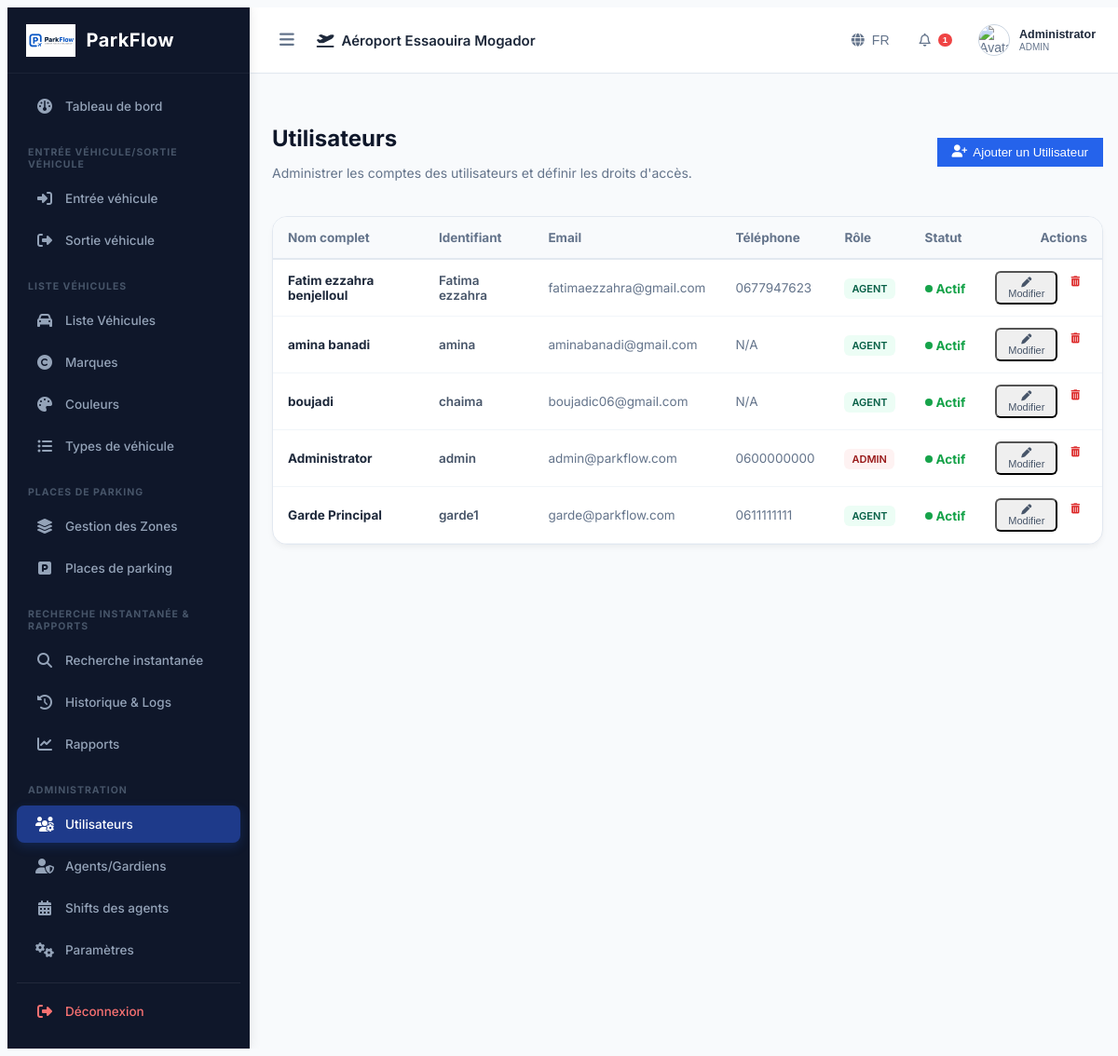
The app's page /users (signed in) with its own data.
### tables this page shows
CREATE TABLE settings (

    id INTEGER PRIMARY KEY AUTOINCREMENT,

    company_name TEXT,

    airport_name TEXT,

    airport_code TEXT,

    address TEXT,

    phone TEXT,

    email TEXT,

    logo TEXT,

    currency TEXT DEFAULT 'MAD'
, stripe_publishable_key TEXT DEFAULT 'pk_test_placeholder', stripe_secret_key TEXT DEFAULT 'sk_test_placeholder', enable_stripe INTEGER DEFAULT 0);

CREATE TABLE users (
    id INTEGER PRIMARY KEY AUTOINCREMENT,
    fullname TEXT NOT NULL,
    username TEXT NOT NULL UNIQUE,
    email TEXT UNIQUE,
    password TEXT NOT NULL,
    phone TEXT,
    role TEXT NOT NULL CHECK(role IN ('ADMIN','AGENT','RESPONSABLE')),
    status TEXT NOT NULL DEFAULT 'ACTIVE'
        CHECK(status IN ('ACTIVE','INACTIVE')),
    photo TEXT DEFAULT 'default_avatar.png',
    created_at DATETIME DEFAULT CURRENT_TIMESTAMP
);

### app.py (the view, shortened to what this page needs)
@app.route("/users", methods=["GET", "POST"])
def users_list():
    if "user" not in session:
        return redirect(url_for("login"))
    conn = get_db_connection()
    cursor = conn.cursor()
    cursor.execute("SELECT * FROM users ORDER BY created_at DESC")
    users = cursor.fetchall()
    conn.close()
    return render_template("users/users.html", username=session["user"], users=users)

### templates/users/users.html (shortened to what this page needs)
{% extends "layout.html" %}
{% block content %}
<div class="dashboard-header" style="margin-bottom: 24px; display: flex; justify-content: space-between; align-items: center;">
    <div>
        <h1 style="font-size: 24px; font-weight: 700; color: #0f172a; margin-bottom: 4px;">{{ t('users') }}</h1>
        <p style="font-size: 14px; color: #64748b;">Administrer les comptes des utilisateurs et définir les droits d'accès.</p>
    </div>
    <button onclick="openAddUserModal()" class="tab-btn" style="background-color: #2563eb; color: white; border: none; padding: 8px 16px; display: flex; align-items: center; gap: 6px;">
        <i class="fa-solid fa-user-plus"></i> Ajouter un Utilisateur
    </button>
</div>
<div class="panel-card" style="padding: 0; overflow: hidden;">
    <div style="overflow-x: auto;">
        <table style="width: 100%; border-collapse: collapse; font-size: 13.5px; text-align: left;">
            <thead>
                <tr style="background: #f8fafc; border-bottom: 2px solid #e2e8f0; color: #64748b;">
                    <th style="padding: 14px 16px;">Nom complet</th>
                    <th style="padding: 14px 16px;">Identifiant</th>
                    <th style="padding: 14px 16px;">Email</th>
                    <th style="padding: 14px 16px;">Téléphone</th>
                    <th style="padding: 14px 16px;">Rôle</th>
                    <th style="padding: 14px 16px;">Statut</th>
                    <th style="padding: 14px 16px; text-align: right;">Actions</th>
                </tr>
            </thead>
            <tbody>
                {% for u in users %}
                <tr style="border-bottom: 1px solid #f1f5f9;">
                    <td style="padding: 12px 16px;">
                        <span style="font-weight: 700; color: #1e293b;">{{ u.fullname }}</span>
                    </td>
                    <td style="padding: 12px 16px; font-weight: 600; color: #475569;">{{ u.username }}</td>
                    <td style="padding: 12px 16px; color: #64748b;">{{ u.email or 'N/A' }}</td>
                    <td style="padding: 12px 16px; color: #64748b;">{{ u.phone or 'N/A' }}</td>
                    <td style="padding: 12px 16px;">
                        {% if u.role == 'ADMIN' %}
                        <span class="badge-status badge-danger" style="font-size: 11px;">ADMIN</span>
                        {% elif u.role == 'RESPONSABLE' %}
                        <span class="badge-status badge-info" style="font-size: 11px;">MANAGER</span>
                        {% else %}
                        <span class="badge-status badge-success" style="font-size: 11px;">AGENT</span>
                        {% endif %}
                    </td>
                    <td style="padding: 12px 16px;">
                        {% if u.status == 'ACTIVE' %}
                        <span style="color: #16a34a; font-weight: 700; display: inline-flex; align-items: center; gap: 4px;">
                            <span style="width: 8px; height: 8px; background: #16a34a; border-radius: 50%;"></span> Actif
                        </span>
                        {% else %}
                        <span style="color: #94a3b8; font-weight: 700; display: inline-flex; align-items: center; gap: 4px;">
                            <span style="width: 8px; height: 8px; background: #94a3b8; border-radius: 50%;"></span> Désactivé
                        </span>
                        {% endif %}
                    </td>
                    <td style="padding: 12px 16px; text-align: right;">
                        <div class="user-table-actions">
                            <button onclick="openEditUserModal('{{ u.id }}', '{{ u.fullname }}', '{{ u.username }}', '{{ u.email }}', '{{ u.phone }}', '{{ u.role }}', '{{ u.status }}')"
                                    class="tab-btn"
                                    style="padding: 4px 8px; font-size: 11px; border-radius: 6px; color: #475569;">
                                <i class="fa-solid fa-pen"></i> Modifier
                            </button>
                            <a href="/users/delete/{{ u.id }}"
                               class="tab-btn"
                               style="padding: 4px 8px; font-size: 11px; border-radius: 6px; border-color: #fecaca; color: #dc2626; text-decoration: none;"
                               onclick="return confirm('Désactiver cet utilisateur ?')">
                                <i class="fa-solid fa-trash-can"></i>
                            </a>
                        </div>
                    </td>
                </tr>
                {% endfor %}
            </tbody>
        </table>
    </div>
</div>
{% endblock %}

### templates/layout.html (shortened to what this page needs)
<!DOCTYPE html>
<html lang="{{ current_lang }}" dir="{{ 'rtl' if current_lang == 'ar' else 'ltr' }}">
<head>
    <link rel="stylesheet" href="https://cdnjs.cloudflare.com/ajax/libs/font-awesome/6.5.2/css/all.min.css">
    <link rel="stylesheet" href="{{ url_for('static', filename='css/style.css') }}">
    <link rel="stylesheet" href="{{ url_for('static', filename='css/dashboard.css') }}">
</head>
<body>
    <div class="app-container">
        <aside class="sidebar">
            <div class="sidebar-brand">
                <img src="{{ url_for('static', filename='images/logo.png') }}" alt="Logo" class="brand-logo">
                <span class="brand-text">ParkFlow</span>
            </div>
            <nav class="sidebar-menu">
                <ul>
                    <li>
                        <a href="/dashboard" class="nav-link {% if request.path == '/dashboard' %}active{% endif %}">
                            <i class="fa-solid fa-gauge"></i> <span>{{ t('dashboard') }}</span>
                        </a>
                    </li>
                    <li class="menu-header"><span>{{ t('entry') }}/{{ t('exit') }}</span></li>
                    <li>
                        <a href="/parking/entry" class="nav-link {% if request.path == '/parking/entry' %}active{% endif %}">
                            <i class="fa-solid fa-right-to-bracket"></i> <span>{{ t('entry') }}</span>
                        </a>
                    </li>
                    <li>
                        <a href="/parking/exit" class="nav-link {% if request.path == '/parking/exit' %}active{% endif %}">
                            <i class="fa-solid fa-right-from-bracket"></i> <span>{{ t('exit') }}</span>
                        </a>
                    </li>
                    <li class="menu-header"><span>{{ t('vehicles') }}</span></li>
                    <li>
                        <a href="/vehicles" class="nav-link {% if request.path == '/vehicles' %}active{% endif %}">
                            <i class="fa-solid fa-car"></i> <span>{{ t('vehicles') }}</span>
                        </a>
                    </li>
                    <li>
                        <a href="/vehicles/brands" class="nav-link {% if request.path == '/vehicles/brands' %}active{% endif %}">
                            <i class="fa-solid fa-copyright"></i> <span>{{ t('brands') }}</span>
                        </a>
                    </li>
                    <li>
                        <a href="/vehicles/colors" class="nav-link {% if request.path == '/vehicles/colors' %}active{% endif %}">
                            <i class="fa-solid fa-palette"></i> <span>{{ t('colors') }}</span>
                        </a>
                    </li>
                    <li>
                        <a href="/vehicles/types" class="nav-link {% if request.path == '/vehicles/types' %}active{% endif %}">
                            <i class="fa-solid fa-list-ul"></i> <span>{{ t('types') }}</span>
                        </a>
                    </li>
                    <li class="menu-header"><span>{{ t('places') }}</span></li>
                    <li>
                        <a href="/parking-management/zones" class="nav-link {% if request.path == '/parking-management/zones' %}active{% endif %}">
                            <i class="fa-solid fa-layer-group"></i> <span>{{ t('zones') }}</span>
                        </a>
                    </li>
                    <li>
                        <a href="/parking-management/places" class="nav-link {% if request.path == '/parking-management/places' %}active{% endif %}">
                            <i class="fa-solid fa-square-parking"></i> <span>{{ t('places') }}</span>
                        </a>
                    </li>
                    <li class="menu-header"><span>{{ t('search') }} & {{ t('reports') }}</span></li>
                    <li>
                        <a href="/parking/search" class="nav-link {% if request.path == '/parking/search' %}active{% endif %}">
                            <i class="fa-solid fa-magnifying-glass"></i> <span>{{ t('search') }}</span>
                        </a>
                    </li>
                    <li>
                        <a href="/parking/history" class="nav-link {% if request.path == '/parking/history' %}active{% endif %}">
                            <i class="fa-solid fa-history"></i> <span>{{ t('history') }}</span>
                        </a>
                    </li>
                    <li>
                        <a href="/reports" class="nav-link {% if request.path == '/reports' %}active{% endif %}">
                            <i class="fa-solid fa-chart-line"></i> <span>{{ t('reports') }}</span>
                        </a>
                    </li>
                    <li class="menu-header"><span>Administration</span></li>
                    <li>
                        <a href="/users" class="nav-link {% if request.path == '/users' %}active{% endif %}">
                            <i class="fa-solid fa-users-gear"></i> <span>{{ t('users') }}</span>
                        </a>
                    </li>
                    <li>
                        <a href="/users/guards" class="nav-link {% if request.path == '/users/guards' %}active{% endif %}">
                            <i class="fa-solid fa-user-shield"></i> <span>{{ t('guards') }}</span>
                        </a>
                    </li>
                    <li>
                        <a href="/users/shifts" class="nav-link {% if request.path == '/users/shifts' %}active{% endif %}">
                            <i class="fa-solid fa-calendar-days"></i> <span>{{ t('shifts') }}</span>
                        </a>
                    </li>
                    <li>
                        <a href="/settings" class="nav-link {% if request.path == '/settings' %}active{% endif %}">
                            <i class="fa-solid fa-gears"></i> <span>{{ t('settings') }}</span>
                        </a>
                    </li>
                    <li class="logout-item" style="margin-top: 15px; border-top: 1px solid rgba(255,255,255,0.08); padding-top: 10px;">
                        <a href="/logout" class="nav-link" style="color: #f87171;">
                            <i class="fa-solid fa-sign-out-alt"></i> <span>{{ t('logout') }}</span>
                        </a>
                    </li>
                </ul>
            </nav>
        </aside>
        <div class="main-wrapper">
            <header class="topbar">
                <div class="topbar-left">
                    <button class="toggle-sidebar-btn" id="toggle-sidebar">
                        <i class="fa-solid fa-bars"></i>
                    </button>
                    <span class="airport-title">
                        <i class="fa-solid fa-plane-departure text-primary"></i>
                        {{ t('airport_title') }}
                    </span>
                </div>
                <div class="topbar-right">
                    <div class="language-dropdown">
                        <button class="topbar-btn" id="lang-menu-btn">
                            <i class="fa-solid fa-globe"></i> <span>{{ current_lang | upper }}</span>
                        </button>
                    </div>
                    <div class="notifications-dropdown">
                        <button class="topbar-btn" id="noti-menu-btn">
                            <i class="fa-regular fa-bell"></i>
                            <span class="badge">1</span>
                        </button>
                    </div>
                    <div class="user-dropdown">
                        <button class="topbar-btn user-profile-btn" id="user-menu-btn">
                            <img src="{{ url_for('static', filename='images/' + (session['photo'] if session and 'photo' in session else 'default_avatar.png')) }}" alt="Avatar" class="user-avatar" onerror="this.src='https://cdn-icons-png.flaticon.com/512/149/149071.png'">
                            <div class="user-details">
                                <span class="user-name">{{ session.get('fullname', 'Admin') }}</span>
                                <span class="user-role">{{ session.get('role', 'ADMIN') }}</span>
                            </div>
                        </button>
                    </div>
                </div>
            </header>
            <div class="alert-container" style="padding: 15px 25px 0 25px;">
            </div>
            <main class="page-content">
                {% block content %}{% endblock %}
            </main>
        </div>
    </div>
</body>
</html>

### records on screen
settings: airport_name "Aéroport Essaouira Mogador"
users: get "Administrator", fullname "Administrator", username "admin", email "admin@parkflow.com", phone "0600000000", role "ADMIN", status "ACTIVE" (drawn)
users: fullname "Fatim ezzahra benjelloul", username "Fatima ezzahra", email "fatimaezzahra@gmail.com", phone "0677947623", role "AGENT", status "ACTIVE" (drawn)
users: fullname "amina banadi", username "amina", email "aminabanadi@gmail.com", phone "N/A", role "AGENT", status "ACTIVE" (drawn)
users: fullname "boujadi", username "chaima", email "boujadic06@gmail.com", phone "N/A", role "AGENT", status "ACTIVE" (drawn)
users: fullname "Garde Principal", username "garde1", email "garde@parkflow.com", phone "0611111111", role "AGENT", status "ACTIVE" (drawn)

### other values on screen
{{ t('dashboard') }} "Tableau de bord"
{{ t('entry') }} "ENTRÉE VÉHICULE"
{{ t('exit') }} "SORTIE VÉHICULE"
{{ t('entry') }} "Entrée véhicule"
{{ t('exit') }} "Sortie véhicule"
{{ t('vehicles') }} "LISTE VÉHICULES"
{{ t('vehicles') }} "Liste Véhicules"
{{ t('brands') }} "Marques"
{{ t('colors') }} "Couleurs"
{{ t('types') }} "Types de véhicule"
{{ t('places') }} "PLACES DE PARKING"
{{ t('zones') }} "Gestion des Zones"
{{ t('places') }} "Places de parking"
{{ t('search') }} "RECHERCHE INSTANTANÉE"
{{ t('reports') }} "RAPPORTS"
